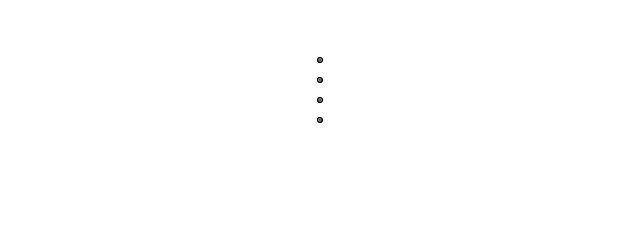
Frame 1 (no input)
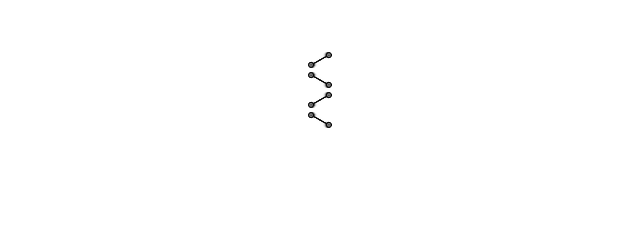
Frame 60 (no input)
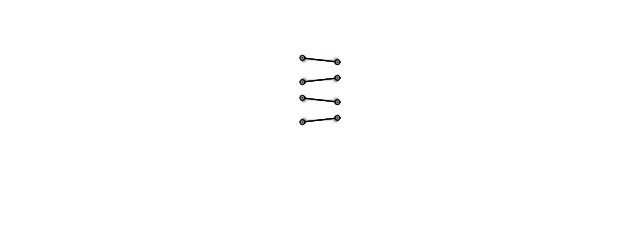
Frame 120 (the mouse pressed at the canvas centre since frame 60)

The p5.js sketch that drew these frames (run headless with seeded random() and noise() and a simulated clock; from frame 60 on, the mouse is pressed at the canvas centre):

// p5.js sketch
// ── sketch.js
class Oscillator {
    constructor(origin, av, amp) {
        this.origin = origin;
        this.angle = createVector();
        this.angleVelocity = av;
        this.amplitude = amp;
    }

    update() {
        this.angle.add(this.angleVelocity);
    }

    show() {
        let x = this.amplitude.x * sin(this.angle.x);
        let y = this.amplitude.y * sin(this.angle.y);

        push();
        stroke(0);
        fill(127);
        translate(width / 2 - this.origin.x, height / 2 - this.origin.y);
        line(0, 0, x, y);
        circle(x, y, 5);

        point(x, y);
        pop();
    }
}

let oscillators = [];
let colors = [];
let NUM_LEG_PAIRS = 4;

function setup() {
    createCanvas(640, 240);

    for (let i = 0; i < NUM_LEG_PAIRS; i++) {
        let av;
        let amp;

        if (i % 2 == 0) {
            av = createVector(
                0.003,
                0.03
            );
            amp = createVector(50, 5);
        } else {
            av = createVector(
                -0.003,
                0.03,
            );
            amp = createVector(50, 5);
        }



        let left_o = new Oscillator(
            createVector(0, i * 20),
            av,
            amp
        );
        let right_o = new Oscillator(
            createVector(0, i * 20),
            p5.Vector.mult(av, -1),
            amp
        );

        oscillators.push(left_o, right_o);
    }
}

function draw() {
    background(255, 40);


    for (let i = 0; i < oscillators.length; i++) {
        oscillators[i].update();
        oscillators[i].show();
    }
}
